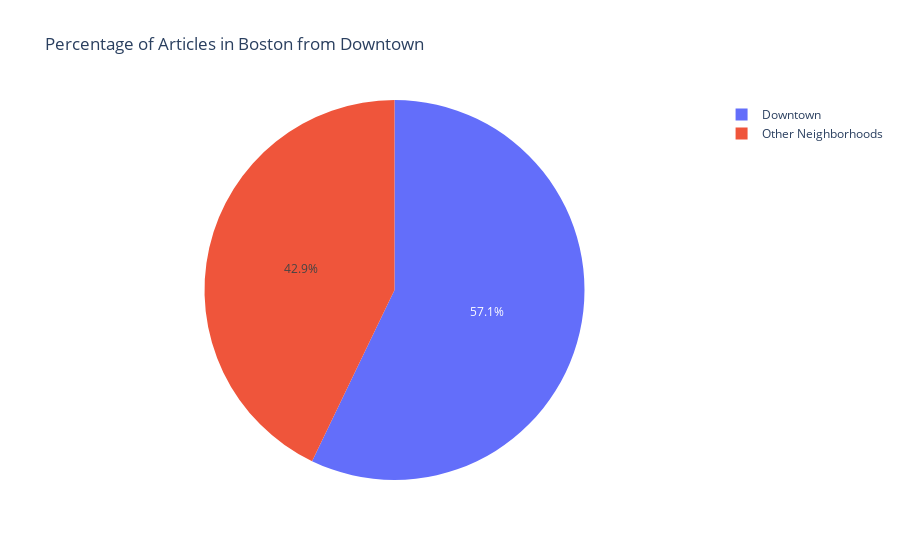
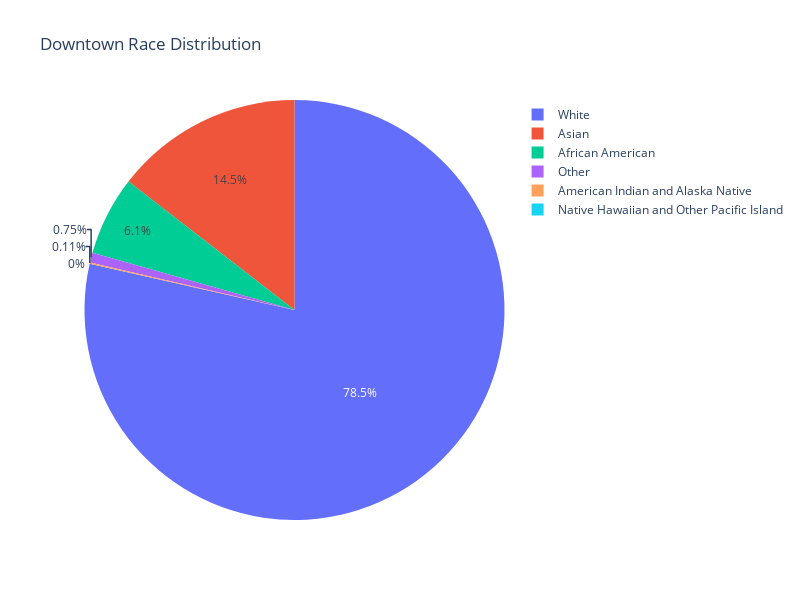

Source (notebook cell) for these figures, in order:
### Markdown cell above
### Visualize Comparisons

### Code cell
import matplotlib.pyplot as plt
import seaborn as sns

# Visualize topic distribution for the neighborhood
plt.figure(figsize=(10, 6))
sns.barplot(x=neighborhood_stats["Topic Distribution"].values, y=neighborhood_stats["Topic Distribution"].index, palette="viridis")
plt.xlabel("Number of Articles")
plt.ylabel("Topics")
plt.title(f"Topic Distribution in {neighborhood}")
plt.show()

import plotly.graph_objects as go

percentage = comparison["Neighborhood Article %"]

# Data for the pie chart
labels = ['Other Neighborhoods', neighborhood]
values = [neighborhood_stats["Article Count"], boston_stats["Article Count"] - neighborhood_stats["Article Count"]]

# Pie chart
fig = go.Figure(data=[go.Pie(labels=labels, values=values)])
fig.update_layout(
    title_text=f'Percentage of Articles in Boston from {neighborhood}',
)
fig.show()

# Visualize comparison of topic distribution
comparison_df = pd.DataFrame({
    neighborhood: comparison["Neighborhood Topic %"].head(10),
    "Boston": comparison["Boston Topic %"].head(10)
})

comparison_df.plot(kind='bar', figsize=(10, 6))
plt.xlabel("Topics")
plt.ylabel("Percentage")
plt.title(f"Topic Distribution Comparison: {neighborhood} vs Boston")
plt.show()

# Ensure race distributions are in the same format
neighborhood_race_dist = comparison["Neighborhood Race %"].set_index("Race")
boston_race_dist = comparison["Boston Race %"].set_index("Race")

# Combine neighborhood and Boston race distributions into a DataFrame
race_comparison_df = pd.concat([neighborhood_race_dist, boston_race_dist], axis=1)
race_comparison_df.columns = [neighborhood, "Boston"]

# Plot the race distribution comparison
plt.figure(figsize=(12, 6))
race_comparison_df.plot(kind='bar', figsize=(12, 6))
plt.xlabel("Racial Group")
plt.ylabel("Percentage")
plt.title(f"Race Distribution Comparison: {neighborhood} vs Boston")
plt.xticks(rotation=45, ha='right', fontsize=10)
plt.legend(title="Population")
plt.show()

import plotly.express as px
# Pie chart for Race distribution for the top neighborhood
fig = px.pie(neighborhood_stats["Race Distribution"], names=neighborhood_stats["Race Distribution"]["Race"], values="Population", title=f'{neighborhood} Race Distribution')
fig.update_layout(width=800, height=600)
fig.show()

# Show census tracts and graph of top 5 census tracts
# Show graph of race distribution

### Figure 1 — Plotly figure (JSON) as saved in the notebook; plotly's stock layout.template omitted (floating-point values rounded to 4 significant figures)
{"data": [{"labels": ["Other Neighborhoods", "Downtown"], "type": "pie", "values": [42, 56]}], "layout": {"title": {"text": "Percentage of Articles in Boston from Downtown"}}}

### Figure 2 — Plotly figure (JSON) as saved in the notebook; plotly's stock layout.template omitted (floating-point values rounded to 4 significant figures)
{"data": [{"domain": {"x": [0, 1], "y": [0, 1]}, "hovertemplate": "Race=%{label}<br>Population=%{value}<extra></extra>", "labels": ["White", "African American", "American Indian and Alaska Native", "Asian", "Native Hawaiian and Other Pacific Island", "Other"], "legendgroup": "", "name": "", "showlegend": true, "type": "pie", "values": [78.52, 6.1, 0.11, 14.51, 0, 0.75]}], "layout": {"height": 600, "legend": {"tracegroupgap": 0}, "title": {"text": "Downtown Race Distribution"}, "width": 800}}
